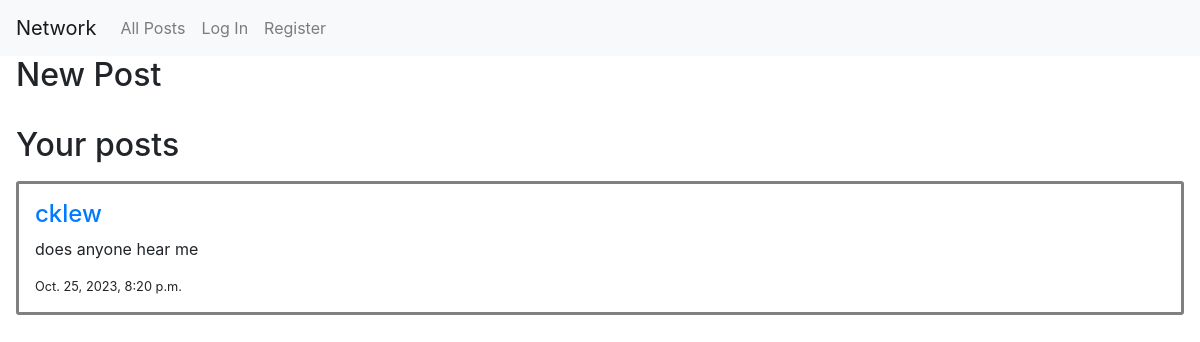
The app's page /, older data.
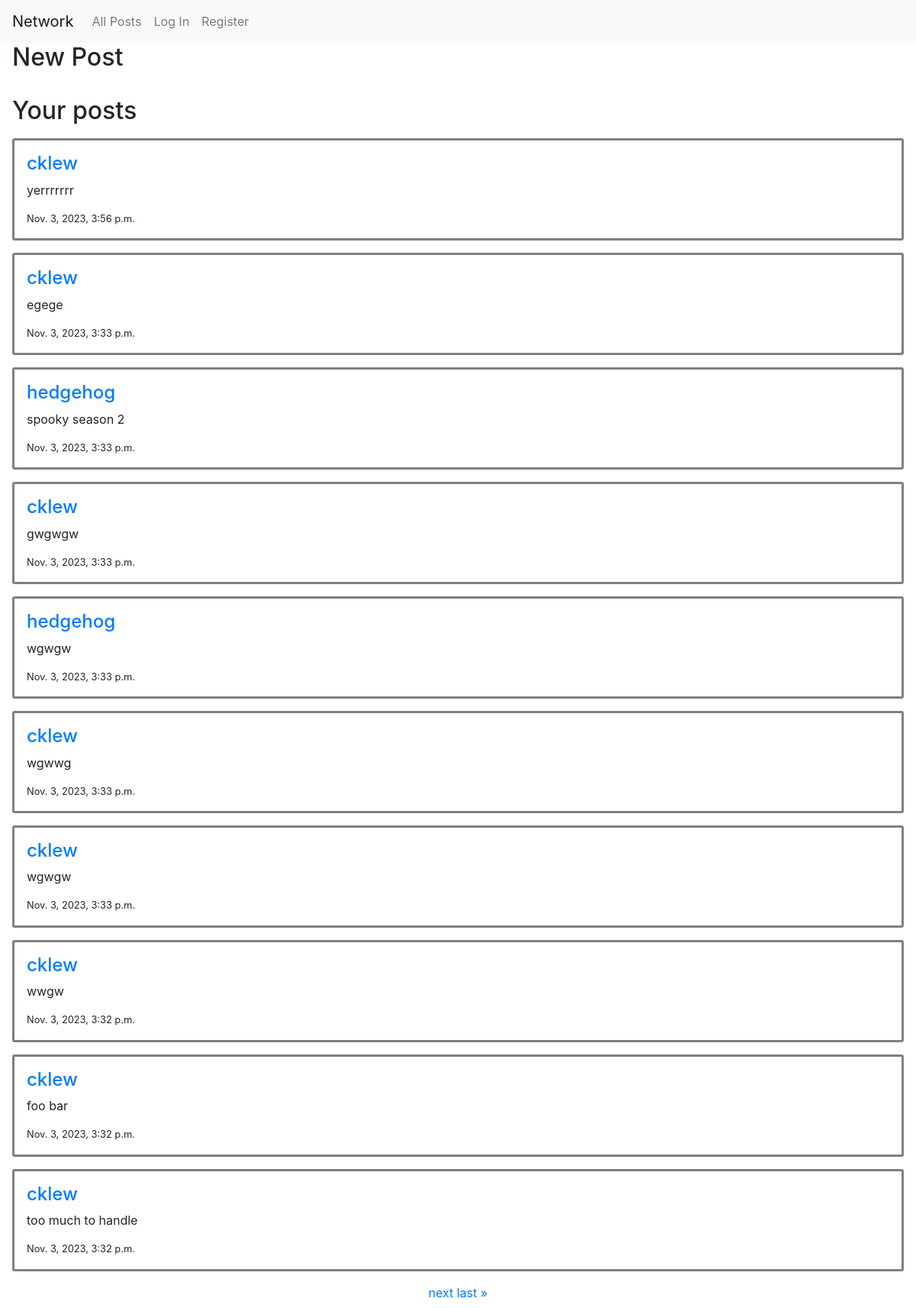
The same page, newer data.
### network/models.py (models this page shows, shortened)
class Post(models.Model):
    text = models.CharField(max_length=240, blank=False)
    poster = models.ForeignKey(User, on_delete=models.CASCADE)
    created = models.DateTimeField(auto_now_add=True)
    updated = models.DateTimeField(auto_now=True, blank=True)

class User(AbstractUser):
    pass

### network/views.py (the view)
# urls.py: path("", views.index, name="index"),
def index(request):
    all = Post.objects.order_by('-created').all()
    posts = Paginator(all, 10)
    page_number = request.GET.get("page")
    page_obj = posts.get_page(page_number)
    return render(request, "network/index.html",{
        "posts":posts,
        "page_obj": page_obj
    })

### network/templates/network/index.html (shortened to what this page needs)
{% extends "network/layout.html" %}
{% block body %}
    <h2 class="mx-3">New Post</h2>
    <br>
    <h2 class="mx-3">Your posts</h2>
        {% for post in page_obj %}
        <div class="mx-3 my-3 d-flex flex-column post">
            <a href="{% url 'profile' post.poster %}"><h4>{{ post.poster }}</h4></a>
            <p id ="content_{{ post.id }}">{{ post.text }}</p>
            <small>{{ post.created }}</small>
        </div>
     {% endfor %}
     <div class="pagination d-flex justify-content-center my-2">
        <span class="step-links">
            {% if page_obj.has_next %}
                <a href="?page={{ page_obj.next_page_number }}">next</a>
                <a href="?page={{ page_obj.paginator.num_pages }}">last &raquo;</a>
        {% endif %}
        </span>
    </div>
{% endblock %}

### network/templates/network/layout.html (shortened to what this page needs)
{% load static %}
<!DOCTYPE html>
<html lang="en">
    <head>
        <link rel="stylesheet" href="https://stackpath.bootstrapcdn.com/bootstrap/4.4.1/css/bootstrap.min.css">
        <link href="{% static 'network/styles.css' %}" rel="stylesheet">
    </head>
    <body>
        <nav class="navbar navbar-expand-lg navbar-light bg-light">
            <a class="navbar-brand" href="#">Network</a>
            <div>
              <ul class="navbar-nav mr-auto">
                <li class="nav-item">
                  <a class="nav-link" href="{% url 'index' %}">All Posts</a>
                </li>
                {% if user.is_authenticated %}
                    <li class="nav-item">
                        <a class="nav-link" href="#">Following</a>
                    </li>
                    <li class="nav-item">
                        <a class="nav-link" href="{% url 'logout' %}">Log Out</a>
                    </li>
                {% else %}
                    <li class="nav-item">
                        <a class="nav-link" href="{% url 'login' %}">Log In</a>
                    </li>
                    <li class="nav-item">
                        <a class="nav-link" href="{% url 'register' %}">Register</a>
                    </li>
                {% endif %}
              </ul>
            </div>
          </nav>
        <div class="body">
            {% block body %}
            {% endblock %}
        </div>
    </body>
</html>

### network/static/network/styles.css (style rules this page uses)
div.post { border-style: solid; border-color: gray; border-radius: 3px; padding: 1rem; }

Row changes from the older to the newer data that the page shows:
no longer on this page (row unchanged): Post: poster "cklew", text "does anyone hear me", created "Oct. 25, 2023, 8:20 p.m."
added Post: poster "cklew", text "yerrrrrrr", created "Nov. 3, 2023, 3:56 p.m."
added Post: poster "cklew", text "egege", created "Nov. 3, 2023, 3:33 p.m."
added Post: poster "hedgehog", text "spooky season 2", created "Nov. 3, 2023, 3:33 p.m."
added Post: poster "cklew", text "gwgwgw", created "Nov. 3, 2023, 3:33 p.m."
added Post: poster "hedgehog", text "wgwgw", created "Nov. 3, 2023, 3:33 p.m."
added Post: poster "cklew", text "wgwwg", created "Nov. 3, 2023, 3:33 p.m."
added Post: poster "cklew", text "wgwgw", created "Nov. 3, 2023, 3:33 p.m."
added Post: poster "cklew", text "wwgw", created "Nov. 3, 2023, 3:32 p.m."
added Post: poster "cklew", text "foo bar", created "Nov. 3, 2023, 3:32 p.m."
added Post: poster "cklew", text "too much to handle", created "Nov. 3, 2023, 3:32 p.m."
Text that changed along with them:
text now shown: "next last »"
